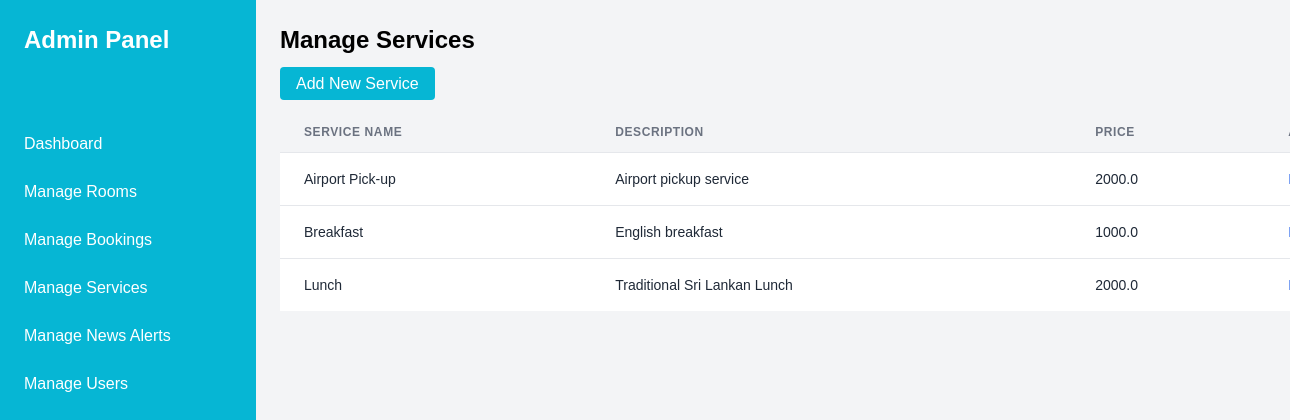
/services, run on the app's committed database.
### tables this page shows
CREATE TABLE Services (
    serviceID INTEGER PRIMARY KEY,
    service_name VARCHAR(255),
    description TEXT,
    price REAL
);

### main.py (the view)
@app.route('/services')
def list_services():
    conn = get_db_connection()
    services = conn.execute('SELECT * FROM Services').fetchall()
    conn.close()
    return render_template('services.html', services=services)

### main.py (called while the page is built)
def get_db_connection():
    conn = sqlite3.connect('hotel_management.db')
    conn.row_factory = sqlite3.Row
    return conn

### templates/services.html (shortened to what this page needs)
<!DOCTYPE html>
<html lang="en">
<head>
    <link href="{{ url_for('static', filename='output.css') }}" rel="stylesheet">
</head>
<body class="bg-gray-100 font-[sans-serif] text-black">
    <div class="fixed top-0 left-0 h-full w-64 bg-cyan-500 text-white flex flex-col">
        <div class="text-2xl font-semibold p-6">Admin Panel</div>
        <nav class="mt-10">
            <a href="{{ url_for('admin_panel') }}" class="block px-6 py-3 hover:bg-gray-300">Dashboard</a>
            <a href="{{ url_for('admin_rooms') }}" class="block px-6 py-3 hover:bg-gray-300">Manage Rooms</a>
            <a href="{{ url_for('manage_bookings') }}" class="block px-6 py-3 hover:bg-gray-300">Manage Bookings</a>
            <a href="{{ url_for('list_services') }}" class="block px-6 py-3 hover:bg-gray-300">Manage Services</a>
            <a href="{{ url_for('manage_news_alerts') }}" class="block px-6 py-3 hover:bg-gray-300">Manage News Alerts</a>
            <a href="{{ url_for('view_users') }}" class="block px-6 py-3 hover:bg-gray-300">Manage Users</a>
        </nav>
    </div>
    <div class="ml-64 container mx-auto p-6">
        <h1 class="text-2xl font-bold text-left mb-4">Manage Services</h1>
        <div class=" mb-4">
            <a href="{{ url_for('add_service') }}" class="px-4 py-2 bg-cyan-500 text-white rounded hover:bg-gray-600 transition-all ml-auto">Add New Service</a>
        </div>
        <div class="overflow-x-auto">
            <table class="min-w-full divide-y divide-gray-200 bg-white">
                <thead class="bg-gray-100">
                    <tr>
                        <th class="px-6 py-3 text-left text-xs font-semibold text-gray-500 uppercase tracking-wider">Service Name</th>
                        <th class="px-6 py-3 text-left text-xs font-semibold text-gray-500 uppercase tracking-wider">Description</th>
                        <th class="px-6 py-3 text-left text-xs font-semibold text-gray-500 uppercase tracking-wider">Price</th>
                        <th class="px-6 py-3 text-left text-xs font-semibold text-gray-500 uppercase tracking-wider">Actions</th>
                    </tr>
                </thead>
                <tbody class="bg-white divide-y divide-gray-200">
                    {% for service in services %}
                    <tr>
                        <td class="px-6 py-4 text-sm text-gray-800">{{ service['service_name'] }}</td>
                        <td class="px-6 py-4 text-sm text-gray-800">{{ service['description'] }}</td>
                        <td class="px-6 py-4 text-sm text-gray-800">{{ service['price'] }}</td>
                        <td class="px-6 py-4 text-sm text-gray-800">
                        </td>
                    </tr>
                    {% endfor %}
                </tbody>
            </table>
        </div>
    </div>
</body>
</html>

### templates/services.html (style rules this page uses)
body { font-family:serif; }

### data on the page
Services: service_name "Airport Pick-up", description "Airport pickup service", price "2000.0"
Services: service_name "Breakfast", description "English breakfast", price "1000.0"
Services: service_name "Lunch", description "Traditional Sri Lankan Lunch", price "2000.0"
